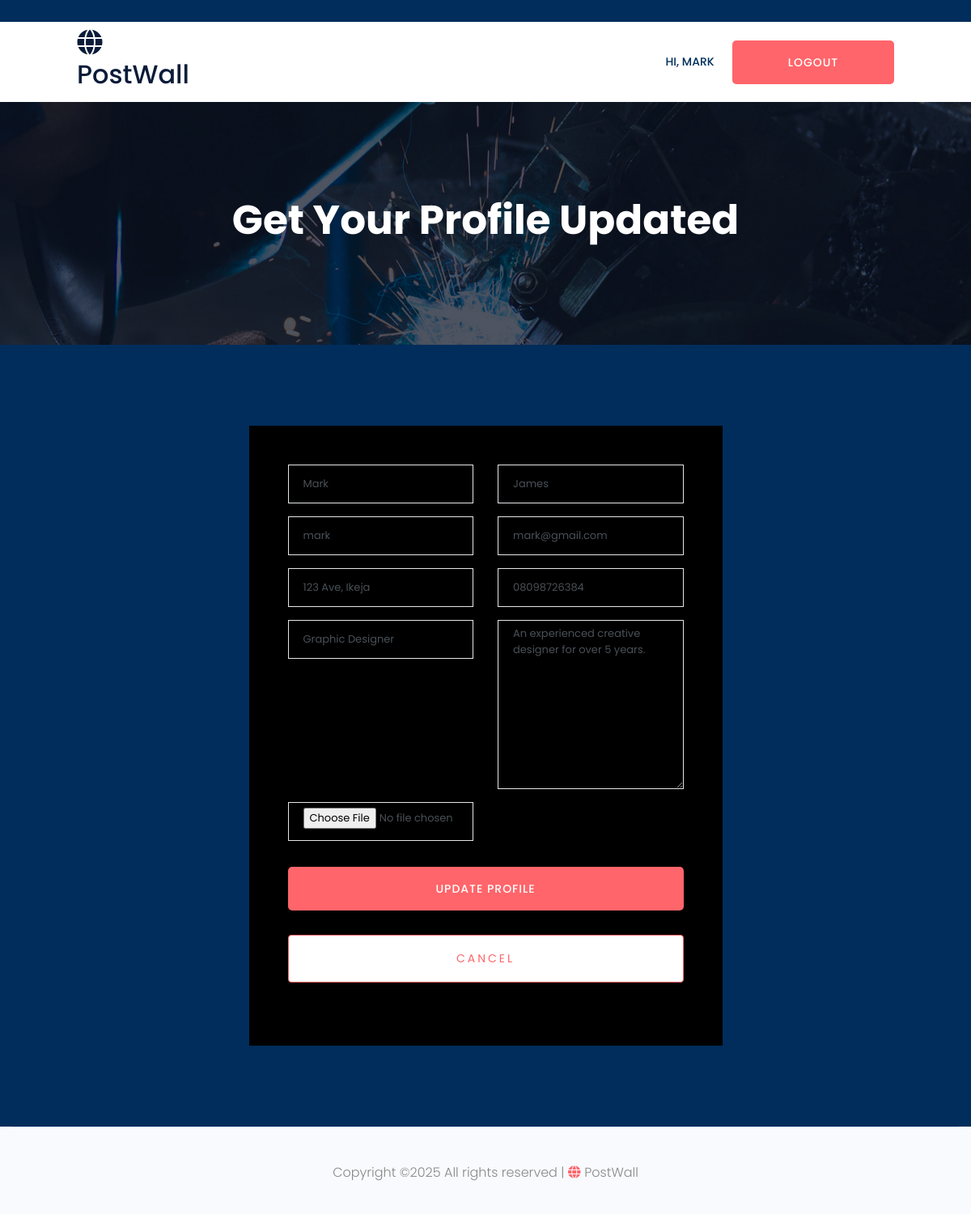
Screenshot of /users/profile/update/ (signed in) with the database file from the repository.
### users/models.py (models this page shows, shortened)
class CustomUser(AbstractUser):
    email = models.EmailField(unique=True)
    phone = models.CharField(max_length=11,blank=True,null=True)
    address = models.CharField(max_length=50,blank=True,null=True)
    bio = models.TextField(blank=True,null=True)
    occupation = models.CharField(max_length=50,blank=True,null=True)
    profile_pic = models.ImageField(upload_to='profileimg',blank=True,null=True)
    USERNAME_FIELD = 'email'
    REQUIRED_FIELDS = ['username']

### users/views.py (the view)
# urls.py: path('profile/update/',views.update_profile,name='update_profile'),
@login_required(login_url='users:login')
def update_profile(request):
    if request.user.is_authenticated:
        user = request.user
        form  = UpdateProfileForm(instance=user)
        if request.method == 'POST':
            form = UpdateProfileForm(request.POST,request.FILES,instance=user)
            if form.is_valid():
                form.save()
                messages.success(request,'Profile Updated Successfully!')
                return redirect('users:profile')
        context = {'form':form}
        return render(request,'users/update_profile.html',context)
    return redirect('users:login')

### users/templates/users/update_profile.html (shortened to what this page needs)
{% extends "layout.html" %}
{% load static %}
{% block content %}
      <div class="slider-area ">
         <div class="single-slider slider-height2 d-flex align-items-center" data-background="{% static 'assets/img/hero/Industries_hero.jpg' %}">
             <div class="container">
                 <div class="row">
                     <div class="col-xl-12">
                         <div class="hero-cap text-center">
                             <h2>Get your profile updated</h2>
                         </div>
                     </div>
                 </div>
             </div>
         </div>
     </div>
    <div class="row request-back-area section-padding30">
        <div class="col-md-6 offset-md-3">
            <form action="" method="post" enctype="multipart/form-data" class="form-contact contact_form p-5" style="background-color: black;">
                <div class="row">
                    {% for field in form %}
                        <div class="col-md-6">
                            <div class="mb-3">
                                <p>{{ field }}</p>
                            </div>
                        </div>
                    {% endfor %}
                </div>
                <div class="form-group mt-3">
                    <button type="submit" class="button col-12 btn header-btn">Update Profile</button>
                </div>
                <div class="form-group mt-3">
                    <a href="{% url 'users:profile' %}" class="button rounded col-12 button-contactForm boxed-btn">Cancel</a>
                </div>
            </form>
        </div>
    </div>
{% endblock content %}

### templates/layout.html (shortened to what this page needs)
<!doctype html>
{% load static %}
<html class="no-js" lang="zxx">
    <head>
            <link rel="stylesheet" href="{% static 'assets/css/bootstrap.min.css' %}">
            <link rel="stylesheet" href="{% static 'assets/css/owl.carousel.min.css' %}">
            <link rel="stylesheet" href="{% static 'assets/css/flaticon.css' %}">
            <link rel="stylesheet" href="{% static 'assets/css/slicknav.css' %}">
            <link rel="stylesheet" href="{% static 'assets/css/animate.min.css' %}">
            <link rel="stylesheet" href="{% static 'assets/css/magnific-popup.css' %}">
            <link rel="stylesheet" href="{% static 'assets/css/fontawesome-all.min.css' %}">
            <link rel="stylesheet" href="{% static 'assets/css/themify-icons.css' %}">
            <link rel="stylesheet" href="{% static 'assets/css/slick.css' %}">
            <link rel="stylesheet" href="{% static 'assets/css/nice-select.css' %}">
            <link rel="stylesheet" href="{% static 'assets/css/style.css' %}">
   </head>
   <body>
    <header>
       <div class="header-area">
            <div class="main-header ">
                <div class="header-top top-bg d-none d-lg-block">
                   <div class="container-fluid">
                       <div class="col-xl-12">
                       </div>
                   </div>
                </div>
               <div class="header-bottom  header-sticky">
                    <div class="container-fluid">
                        <div class="row align-items-center">
                            <div class="col-xl-2 col-lg-1 col-md-1">
                                <div class="logo">
                                  <a href="{% url 'posts:home' %}">
                                    <h2><i class="fa fa-globe"></i> PostWall</h2>
                                  </a>
                                </div>
                            </div>
                            <div class="col-xl-8 col-lg-8 col-md-8">
                                <div class="main-menu f-right d-none d-lg-block">
                                    <nav>
                                        <ul id="navigation">
                                            {% if request.user.is_authenticated %}
                                                <li>
                                                    <a href="#">Hi, {{ request.user.username }}</a>
                                                </li>
                                            {% else %}
                                                <li>
                                                    <a></a>
                                                </li>
                                            {% endif %}
                                        </ul>
                                    </nav>
                                </div>
                            </div>
                            <div class="col-xl-2 col-lg-3 col-md-3">
                                <div class="header-right-btn f-right d-none d-lg-block">
                                    {% if request.user.is_authenticated %}
                                        <form action="{% url 'users:logout' %}" method="post">
                                            <button class="btn header-btn">Logout</button>
                                        </form>
                                    {% else %}
                                        <a href="{% url 'users:login' %}" class="btn header-btn">Login / Register</a>
                                    {% endif %}
                                </div>
                            </div>
                            <div class="col-12">
                            </div>
                        </div>
                    </div>
               </div>
            </div>
       </div>
    </header>
    {% block content %}
    {% endblock content %}
   <footer>
       <div class="footer-bottom-area footer-bg">
           <div class="container">
               <div class="footer-border">
                    <div class="row d-flex align-items-center">
                        <div class="col-xl-12 ">
                            <div class="footer-copy-right text-center">
                                <p>
  Copyright &copy;<script>document.write(new Date().getFullYear());</script> All rights reserved | <i class="fa fa-globe"></i> PostWall
  </p>
                            </div>
                        </div>
                    </div>
               </div>
           </div>
       </div>
   </footer>
    </body>
</html>

### rows the page displays
CustomUser: user.username "MARK", form "Mark" "James" "mark" "mark@gmail.com" "123 Ave, Ikeja" "08098726384" "Graphic Designer" "An experienced creative designer for over 5 years."
